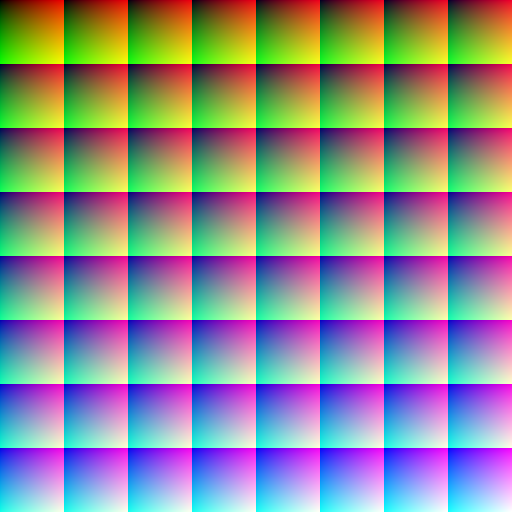
#> input picture luts/whiten_soft.png, 512 x 512 px
$ python oracle_numpy.py ../luts/whiten_soft.png out.png
#> lines starting #> are read from the running program, lines starting #| are printed output that depends on the picture; after the words box and inside, x2 and y2 are one past the last pixel; in counts of white or black regions, pixels touching at a corner belong together; pictures that were not available may be replaced by others from this repository, and a replacement may not be noted
#!/usr/bin/env python
"""数值对照脚本（方案 7.2 节）：用 numpy 独立实现磨皮方案 A 的全部公式，与 Rust 输出逐像素对比。

用法：
    python tools/oracle_numpy.py <input_image> <rust_output_image> [--smooth 0.5] [--brightness 1.1]
        [--saturation 1.1] [--no-log] [--tolerance 2]

Rust 侧应以 `retouch apply --no-faces --no-face-restrict`（以及相同的 smooth / brightness / saturation / --no-log，
不加美白 / 形变 / LUT）生成输出。输入图短边应 ≤ 720，避免工作副本缩放引入的重采样差异。

公式来源：BBGPUImageBeautifyFilter.m / GPUImageBilateralFilter.m / GPUImageSobelEdgeDetectionFilter.m /
GPUImageHSBFilter.m（RLUM/GLUM/BLUM = 0.3/0.59/0.11）。
"""
import argparse
import sys

import numpy as np
from PIL import Image

W9 = np.array([0.05, 0.09, 0.12, 0.15, 0.18, 0.15, 0.12, 0.09, 0.05], dtype=np.float32)


def shift(img, dx, dy):
    """边缘钳制的整数平移采样：返回 img[y+dy, x+dx]。"""
    h, w = img.shape[:2]
    ys = np.clip(np.arange(h) + dy, 0, h - 1)
    xs = np.clip(np.arange(w) + dx, 0, w - 1)
    return img[ys][:, xs]


def bilateral_pass(img, spacing, dnf, horizontal):
#> called with spacing = 4, dnf = 4, horizontal = True
    c = img
    total = c * 0.18
    wsum = np.full(img.shape[:2], 0.18, dtype=np.float32)
    for i, wg in enumerate(W9):
        if i == 4:
            continue
        off = (i - 4) * spacing
        s = shift(img, off, 0) if horizontal else shift(img, 0, off)
        d = np.sqrt(((s - c) ** 2).sum(-1))
        w = wg * (1.0 - np.minimum(d * dnf, 1.0))
        wsum += w
        total += s * w[..., None]
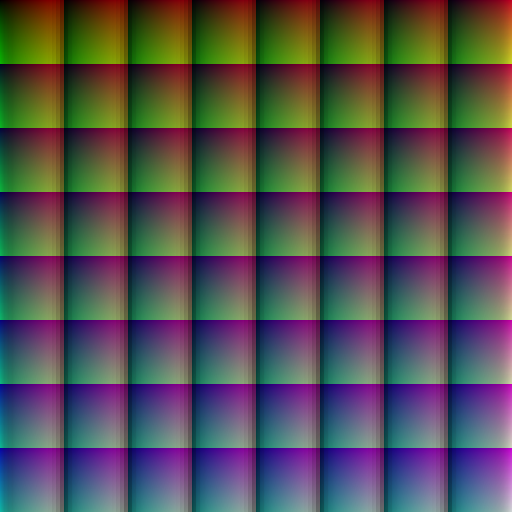
#> total: shape (512, 512, 3) float32; mean R, G, B 0.328, 0.317, 0.317
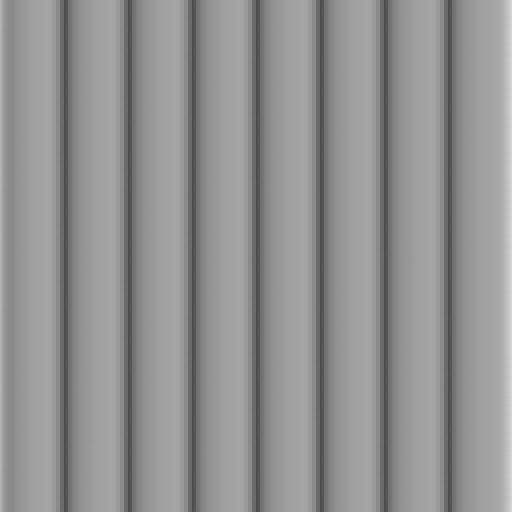
#> wsum: shape (512, 512) float32; min 0.3, max 0.835, mean 0.571
    return total / wsum[..., None]


def bilateral(img, spacing=4, dnf=4.0):
    return bilateral_pass(bilateral_pass(img, spacing, dnf, True), spacing, dnf, False)
#> call 2 of bilateral_pass, with spacing = 4, dnf = 4, horizontal = False
#> after the loop in bilateral_pass (call 2), `for i, wg in enumerate(W9):`:
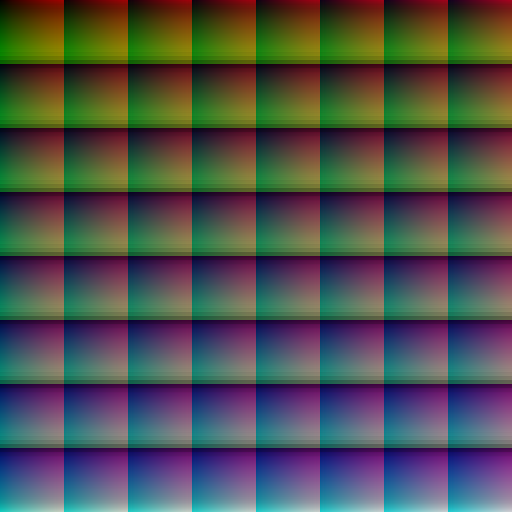
#> total: shape (512, 512, 3) float32; mean R, G, B 0.306, 0.318, 0.306
#> after the loop in bilateral_pass (call 2), `for i, wg in enumerate(W9):`:
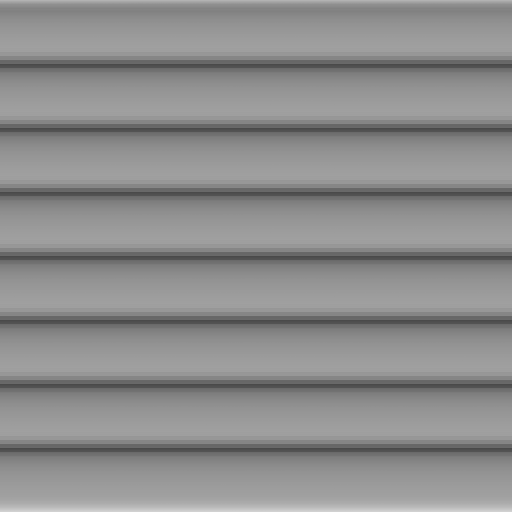
#> wsum: shape (512, 512) float32; min 0.292, max 0.822, mean 0.551


def sobel(img):
    lum = 0.2125 * img[..., 0] + 0.7154 * img[..., 1] + 0.0721 * img[..., 2]
    tl, t, tr = shift(lum, -1, -1), shift(lum, 0, -1), shift(lum, 1, -1)
    l, r = shift(lum, -1, 0), shift(lum, 1, 0)
    bl, b, br = shift(lum, -1, 1), shift(lum, 0, 1), shift(lum, 1, 1)
#> in shift (call 23), `xs = np.clip(np.arange(w) + dx, 0, w - 1)`: xs = 512 values from 0 to 511
#> in shift (call 23), `return img[ys][:, xs]`:
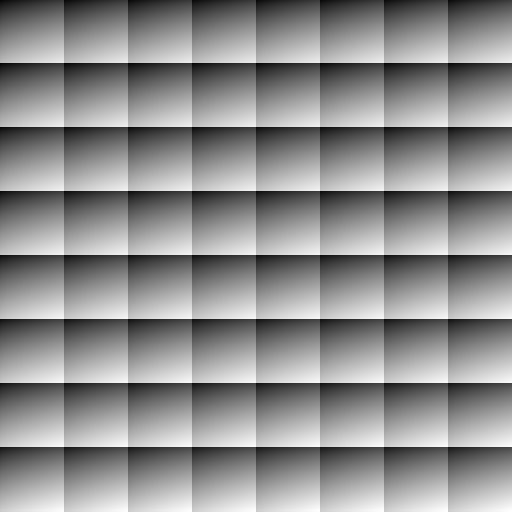
#> returned value: shape (512, 512) float32; min 0.0147, max 1, mean 0.556
    hh = -tl - 2 * t - tr + bl + 2 * b + br
    vv = -bl - 2 * l - tl + br + 2 * r + tr
    return np.sqrt(hh * hh + vv * vv)


def combine_bb(origin, bilat, edge, degree, apply_log=True):
#> called with degree = 0.5, apply_log = True
    r, g, b = origin[..., 0], origin[..., 1], origin[..., 2]
    mx, mn = origin.max(-1), origin.min(-1)
    skin = (edge < 0.2) & (r > 0.3725) & (g > 0.1568) & (b > 0.0784) & (r > b) \
        & ((mx - mn) > 0.0588) & (np.abs(r - g) > 0.0588)
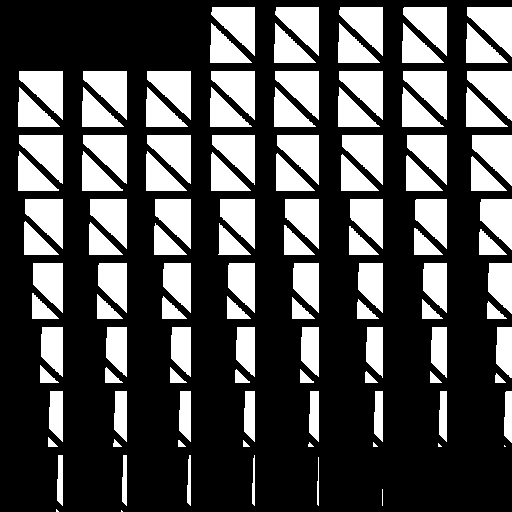
#> skin: shape (512, 512) bool; 30.4% white; 114 white regions (7 under 20 px), largest, box (x1, y1, x2, y2) and area: (467, 71, 512, 121) 1326, (467, 7, 512, 57) 1313, (472, 135, 512, 186) 1286
    smooth = np.where(skin[..., None], bilat + (1 - degree) * (origin - bilat), origin)
    if apply_log:
        smooth = np.log(1 + 0.2 * smooth) / np.log(1.2)
    return smooth


def hsb(img, brightness, saturation):
#> called with brightness = 1.1, saturation = 1.1
    lum = 0.3 * img[..., 0] + 0.59 * img[..., 1] + 0.11 * img[..., 2]
    out = (lum[..., None] + (img - lum[..., None]) * saturation) * brightness
    return np.clip(out, 0, 1)
#> returned value: shape (512, 512, 3) float32


def main():
    ap = argparse.ArgumentParser()
    ap.add_argument('input')
    ap.add_argument('rust_output')
    ap.add_argument('--smooth', type=float, default=0.5)
    ap.add_argument('--brightness', type=float, default=1.1)
    ap.add_argument('--saturation', type=float, default=1.1)
    ap.add_argument('--no-log', action='store_true')
    ap.add_argument('--tolerance', type=float, default=2.0, help='允许的最大误差（/255）')
    ap.add_argument('--save-diff', default=None)
    a = ap.parse_args()

    src = np.asarray(Image.open(a.input).convert('RGB')).astype(np.float32) / 255.0
    rust = np.asarray(Image.open(a.rust_output).convert('RGB')).astype(np.float32)
    if min(src.shape[:2]) > 720:
        print('warning: short side > 720, Rust uses a resized work copy; differences expected', file=sys.stderr)

    bl = bilateral(src)
    ed = sobel(src)
    out = combine_bb(src, bl, ed, a.smooth, not a.no_log)
    out = hsb(out, a.brightness, a.saturation)
    ref = np.clip(out * 255.0 + 0.5, 0, 255).astype(np.float32)
    ref = np.floor(ref)
    diff = np.abs(ref - rust)
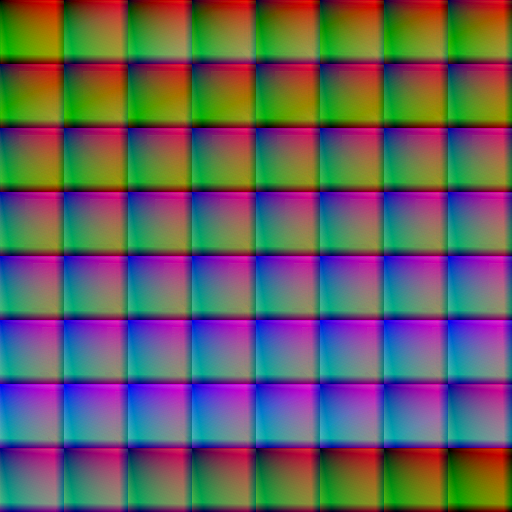
#> diff: shape (512, 512, 3) float32; mean R, G, B 17.7, 16.6, 17; drawn with min black and max white
    print(f'max |oracle - rust| = {diff.max():.1f}/255, mean = {diff.mean():.4f}, '
          f'pixels > {a.tolerance:.0f}: {(diff > a.tolerance).sum()} / {diff.size}')
#| max |oracle - rust| = 45.0/255, mean = 17.1118, pixels > 2: 724035 / 786432
    if a.save_diff:
        Image.fromarray(np.clip(diff * 32, 0, 255).astype(np.uint8)).save(a.save_diff)
    if diff.max() > a.tolerance:
        print('MISMATCH', file=sys.stderr)
#> (the run stopped early here; a loop or call above may not have finished)
